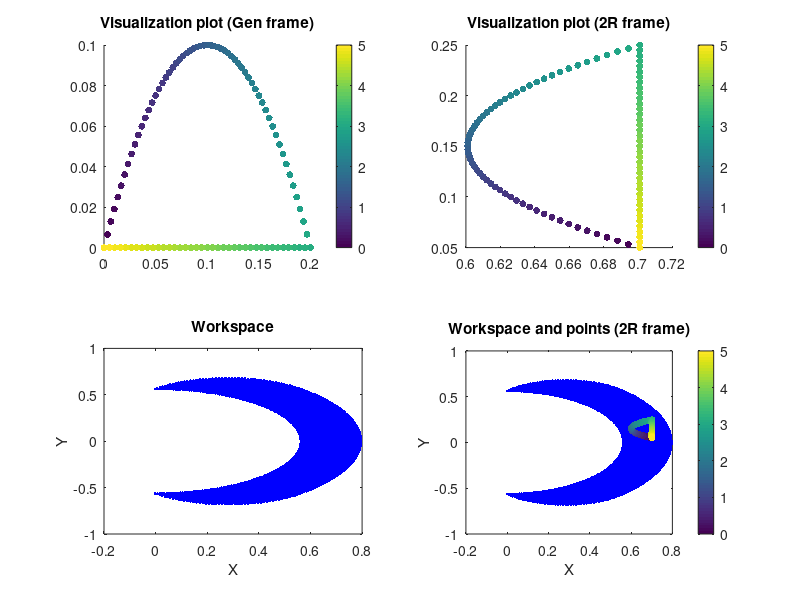

MATLAB code for this plot: (Note: this script raises an error after producing the figure.)
%% GEN_JOINT_TRAJECTORY_V2 Ver 2 for generating joint trajectories
% Generates the parabolic and straight line profile for a single leg
% (allows the user to choose upper arm or lower arm configuration)
%
% Just to test the proof of concept
% See also GEN_JOINT_TRAJECTORY_V1

%% Setup
clc;clearvars;close all;
%% Generate curve
% < User configuration area: begin >
max_time = 5;      % Maximum time for the profile (in s)
num_timestamps = 100;   % Number of time stamps
curve_switching_time = 0.6 * max_time;   % Switch curve after _ time (in s)
stride_len = 0.2;   % Stride length (in m)
stride_lift_height = 0.1;   % Lift height (in m)
x_offs = 701 ./ 1000;   % Offset in X (downward, towards the ground) (in m)
y_offs = 50 ./ 1000;    % Offset in Y (forwards, towards +X of robot) (in m)
rot_Z = deg2rad(90);    % Rotation along Z axis (to get it aligned in X, Y of the leg)
config = 0;             % Configuration for solver (0 for lower arm and 1 for upper arm)
% < User configuration area: end >
t = linspace(0, max_time, num_timestamps);   % Time stamps
curve_sw_prof = find(t > curve_switching_time, 1); % Switch profile after 6 seconds
% Parabola
t_parabola = t(1:curve_sw_prof);
x_para = linspace(0, stride_len, length(t_parabola));
y_para = -x_para .* (x_para - stride_len) .* (4/(stride_len^2)) .* (stride_lift_height);    % Equation for parabola
% Straight line
t_st_line = t(curve_sw_prof + 1: end);
x_line = linspace(stride_len, 0, length(t_st_line));
y_line = zeros(size(x_line));
% Final curve (in untransformed frame - utf)
time_stamps = t;
x_vals_utf = [x_para, x_line];
y_vals_utf = [y_para, y_line];
% Transform points
tf_mat = [
    cos(rot_Z) -sin(rot_Z) x_offs
    sin(rot_Z) cos(rot_Z) y_offs
    0 0 1
    ];
tf_point = @(x, y) tf_mat * [x;y;1];    % Transform a point from gen frame to 2R frame
x_vals_tf = zeros(size(x_vals_utf));
y_vals_tf = zeros(size(y_vals_utf));
for i = 1:length(time_stamps)
    tf_pt = tf_point(x_vals_utf(i), y_vals_utf(i));
    x_vals_tf(i) = tf_pt(1);
    y_vals_tf(i) = tf_pt(2);
end
% Load robot workspace points to compare with them
load robot_workspace.mat
xpts = xpts ./ 1000;
ypts = ypts ./ 1000;
% Visualize the curve generated
figure('Name','Point Visualization');
% Show untransformed points
subplot(2,2,1);
scatter(x_vals_utf, y_vals_utf, 25, time_stamps, 'filled');
colorbar;
title('Visualization plot (Gen frame)');
% Show transformed points
subplot(2,2,2);
% figure;
scatter(x_vals_tf, y_vals_tf, 25, time_stamps, 'filled');
colorbar;
title('Visualization plot (2R frame)');
% Show workspace
subplot(2,2,3);
% figure;
plot(xpts, ypts, 'b.');
xlabel('X');
ylabel('Y');
title('Workspace');
% Show workspace and transformed points in 2R frame
subplot(2,2,4);
% figure;
plot(xpts, ypts, 'b.'); hold on;
xlabel('X');
ylabel('Y');
scatter(x_vals_tf, y_vals_tf, 25, time_stamps, 'filled');
colorbar;
title('Workspace and points (2R frame)');

%% Use inverse kinematics and get joint angles
% Load models
load fk_ik_equations.mat
load robot_link_lengths.mat
len1 = len1 ./ 1000;
len2 = len2 ./ 1000;
len3 = len3 ./ 1000;
% Link1_len (l1) and Link2_len (l2) for the FK and IK model
l1 = len2;
l2 = len3;
% Generate theta values using IK
theta_lower_hip = zeros(size(time_stamps));
theta_knee = zeros(size(time_stamps));
for i = 1:length(time_stamps)
    angles = mt1t2_subs(x_vals_tf(i), y_vals_tf(i), l1, l2);
    m = angles(1);
    t1 = angles(2);
    t2 = angles(3);
    % Get lower and upper arm solutions
    sols = leg_config_solver(m, t1, t2);
    if config == 0
        % Lower arm
        theta_lower_hip(i) = sols{1}(1, 2);
        theta_knee(i) = sols{1}(1, 3);
    else
        % Upper arm
        theta_lower_hip(i) = sols{1}(2, 2);
        theta_knee(i) = sols{1}(2, 3);
    end
end
theta_lower_hip_degrees = arrayfun(@(ang) rad2deg(ang), theta_lower_hip);
theta_knee_degrees = arrayfun(@(ang) rad2deg(ang), theta_knee);
% Visualize the joint values
figure('Name', 'Joint angles');
subplot(3, 1, 1);
plot(time_stamps, theta_lower_hip_degrees, 'b.');
title('Theta (Lower hips)');
subplot(3, 1, 2);
% figure;
plot(time_stamps, theta_knee_degrees, 'r.');
title('Theta (Knee)');
subplot(3, 1, 3);
% figure;
plot(time_stamps, theta_lower_hip_degrees, 'b.'); hold on;
plot(time_stamps, theta_knee_degrees, 'r.');
title('Theta (both)');

%% Visualization of the robot following the joint
del_time = time_stamps(2) * 0.5;  % Delay time in animation 
figure('Name', 'Animation');
% Main animation
ef_xpts = [];
ef_ypts = [];
for i = 1:length(time_stamps)
    % Knee position
    kpt = XY_L1_subs(theta_lower_hip(i), theta_knee(i), l1, l2);
    % End effector position
    ept = XY_subs(theta_lower_hip(i), theta_knee(i), l1, l2);
    ef_xpts = [ef_xpts, ept(1)];
    ef_ypts = [ef_ypts, ept(2)];
    % Plot all data for this frame
    plot(0, 0, 'ro'); hold on;
    plot([0,kpt(1)], [0,kpt(2)], 'g--');
    plot(kpt(1), kpt(2), 'ro');
    plot([kpt(1), ept(1)], [kpt(2), ept(2)], 'g--');
    plot(ept(1), ept(2), 'ro');
    plot(ef_xpts, ef_ypts, 'y.');
    hold off;
    xlim([-0.5, l1 + l2]);
    ylim([-(l1+l2), l1+l2]);
    pause(del_time);
end

%% Show the followed and actual trajectory 
figure('Name', 'Trajectory compare');
subplot(2,2,1);
scatter(x_vals_tf, y_vals_tf, 25, time_stamps, 'filled');
colorbar;
title('Desired points');
subplot(2,2,3);
scatter(ef_xpts, ef_ypts, 25, time_stamps, 'filled');
colorbar;
title('End effector');
subplot(2,2,[2,4]);
plot(x_vals_tf, y_vals_tf, 'r.'); hold on;
plot(ef_xpts, ef_ypts, 'go');
title('Both');
